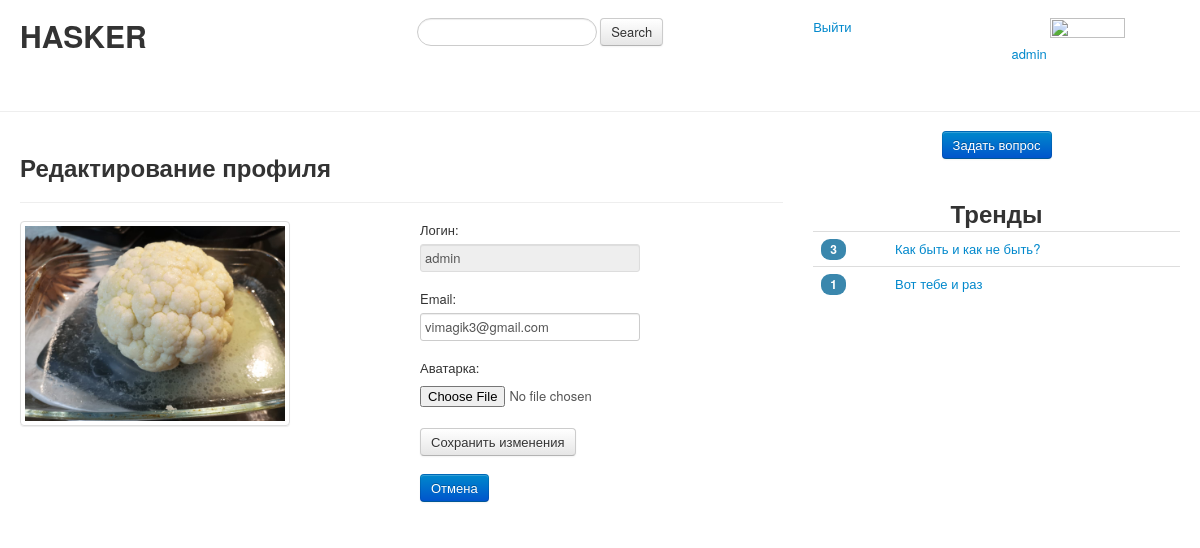
Page /auth/editprofile/ (signed in) on the earlier database version.
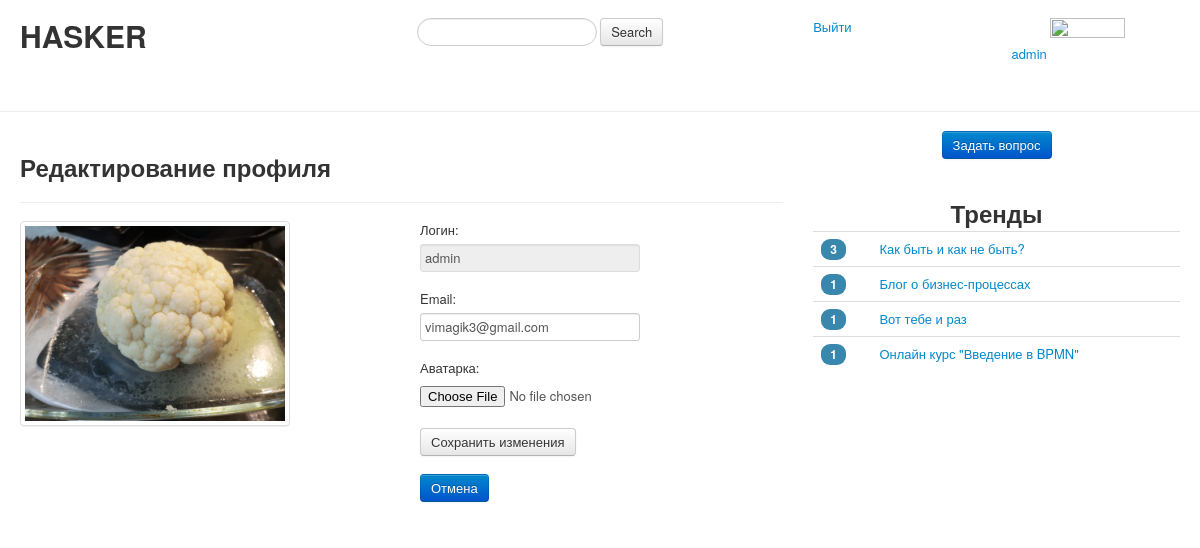
Same page on the later database version.
### questions/models.py (models this page shows, shortened)
class Questions(models.Model):
    class Meta:
        verbose_name = 'Question'
        verbose_name_plural = 'Questions'
    title = models.CharField(max_length=50, verbose_name='Заголовок')
    body = models.TextField(verbose_name='Текст вопроса')
    author = models.ForeignKey(
        User,
        on_delete=models.DO_NOTHING
    )
    create_date = models.DateTimeField(auto_now_add=True)
    tags = models.ManyToManyField(Tags)

### registration/views.py (the view, shortened to what this page needs)
# urls.py: path('editprofile/', login_required(EditProfileView.as_view()), name='editprofile'),
class EditProfileView(TemplateView):
    template_name = 'registration/editProfile.html'
    def collect_data(self, request):
        data = {}
        photo_url = None
        if request.user.is_authenticated:
            data['login'] = request.user.username
            data['email'] = request.user.email
            profile = UserProfile.objects.filter(user=request.user)
            if profile is not None:
                photo_url = profile[0].photo.url
        context = {
            'form': UserProfileForm(initial=data),
            'photo_url': photo_url,
        }
        get_trends(context)
        return context
    def get(self, request, *args, **kwargs):
        context = self.collect_data(request)
        return render(request, self.template_name, context)

### registration/forms.py
class UserProfileForm(forms.Form):
    login = forms.CharField(max_length=50, label='Логин', disabled=True, required=False)
    email = forms.EmailField(widget=forms.EmailInput)
    photo = forms.ImageField(label='Аватарка', required=False)

### questions/views.py (called while the page is built)
def get_trends(context: dict):
    trends = QuestionVotes.objects.values('question__title', 'question_id').annotate(count=Count('question')).order_by('-count')[:20]
    context['trends'] = trends

### registration/Templates/registration/editProfile.html (shortened to what this page needs)
{% extends 'base.html'%}
{% block leftbody %}
        <div class="page-header">
          <h2>Редактирование профиля</h2>
        </div>
    <div class="row">
      <div class="span8">
        <div class="row">
          <div class="span4">
              <ul class="thumbnails">
              <li class="span3">
                <a class="thumbnail">
                  <img src="{{ photo_url }}" alt="">
                </a>
              </li>
            </ul>
          </div>
          <div class="span4">
              <form method="POST" enctype="multipart/form-data">
                    {{ form.as_p }}
                    <input class="btn" type="submit" value="Сохранить изменения">
              </form>
              <form action="/">
                  <button class="btn btn-primary" type="submit">Отмена</button>
              </form>
          </div>
        </div>
      </div>
    </div>
{% endblock %}

### questions/Templates/base.html (shortened to what this page needs)
<!DOCTYPE html>
<html lang="ru">
<head>
    {% load static %}
    <link href="{% static 'css/bootstrap.css' %}" rel="stylesheet">
    <link href="{% static 'css/bootstrap-responsive.css' %}" rel="stylesheet">
</head>
<body>
    <div class="container-fluid">
        <br>
        <div class="row-fluid">
            <div class="span4">
                <h1>HASKER</h1>
            </div>
            <div class="span4">
                <form class="form-search">
                  <input type="text" class="input-medium search-query">
                  <button type="submit" class="btn">Search</button>
                </form>
            </div>
            <div class="span2">
                {% if user.is_authenticated %}
                  <a href="{% url 'registration:logout' %}">Выйти</a>
                {% else %}
                  <a href="{% url 'registration:login' %}">Войти</a>
                {% endif %}
            </div>
            <div class="span2">
                {% if user.is_authenticated %}
                    <a href="{% url 'registration:editprofile' %}">{{ user.username }}</a>
                    <img src="{{ photo.url }}" height="75" width="75">
                {% else %}
                    <form action="{% url 'registration:registration' %}">
                        <button class="btn btn-primary" type="submit">Зарегистрироваться</button>
                    </form>
                {% endif %}
            </div>
        </div>
    </div>
    <hr>
    <div class="container-fluid">
      <div class="row-fluid">
        <div class="span8">
            {% block leftbody %}
            {% endblock %}
        </div>
        <div class="span4">
        {% if user.is_authenticated %}
            <div class="pagination-centered">
                 <form action="{% url 'questions:createquestion' %}">
                        <button class="btn btn-primary" type="submit">Задать вопрос</button>
                 </form>
            </div>
        {% endif %}
            <br>
            <div class="pagination-centered">
                <h2>Тренды</h2>
            </div>
            <div>
                 <table class="table">
                    {% for trend in trends %}
                    <tr>
                        <td><span class="badge badge-info">{{ trend.count }}</span></td>
                        <td><a href="{% url 'questions:questionview' trend.question_id %}">{{ trend.question__title }}</a></td>
                    </tr>
                    {% endfor %}
                 </table>
            </div>
        </div>
      </div>
    </div>
</body>
</html>

Differences in the rows shown:
added Questions: count "1", question__title "Блог о бизнес-процессах"
now on this page (row unchanged): Questions: count "1", question__title "Онлайн курс \"Введение в BPMN\""
